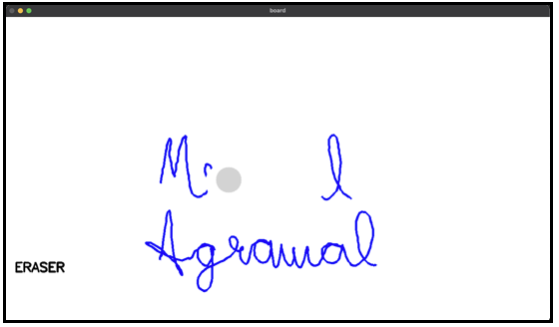
#> input picture assets/eraser.png, 559 x 327 px, given in place of the camera
$ python main.py
#> lines starting #> are read from the running program, lines starting #| are printed output that depends on the picture; after the words box and inside, x2 and y2 are one past the last pixel; in counts of white or black regions, pixels touching at a corner belong together
import cv2
import numpy as np

# Global variable ans that is initialised as a white image
ans = np.full((720,1280,3),255).astype("uint8")
# Capturing frames from WebCam
vid = cv2.VideoCapture(0)

# Values for font that will appear in the Board
font = cv2.FONT_HERSHEY_SIMPLEX
fontScale = 1
color = (0,0,0)
thickness = 2

# Color ranges for the target shade of yellow pen
lower = np.array([29, 71, 67], dtype=np.uint8)
upper = np.array([63, 255, 255], dtype=np.uint8)

# Old x,y of Pen
oldx = 0
oldy = 0

# Old x,y of Eraser
olderx = 0
oldery = 0

# True when current mode is not changed
br = True
# True when writing
writing = True

while True:
    ret,frame = vid.read()
#> frame is the input picture: shape (327, 559, 3); mean B, G, R 240.1, 236.5, 236.6
    # converting to HSV
    hsv = cv2.cvtColor(frame, cv2.COLOR_BGR2HSV)
#> hsv: shape (327, 559, 3); mean H, S, V 8, 4, 240.1

    # creating binary mask according to the target color
    mask = cv2.inRange(hsv, lower, upper)
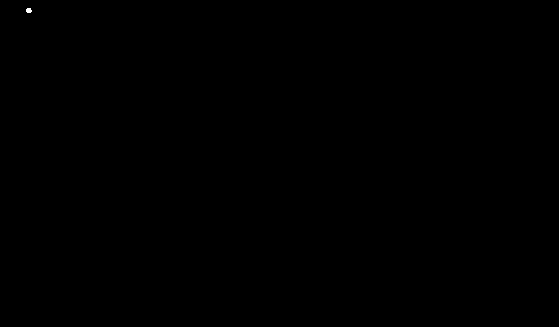
#> mask: shape (327, 559); 0.01% white; 1 white region, box (x1, y1, x2, y2) and area: (26, 8, 32, 13) 25
    # doing morphology to remove noise
    cv2.erode(mask,(5,5))
    cv2.dilate(mask,(5,5),None,None,3)
    # finding contour in that mask
    contours, heir = cv2.findContours(mask,cv2.RETR_EXTERNAL,cv2.CHAIN_APPROX_SIMPLE)
#> contours = 1 contour, all with area under 20

    # Reset the board when pen is taken too near webCam
    if contours and cv2.contourArea(max(contours,key = cv2.contourArea)) > 250000:
        ans = np.full(frame.shape,255).astype("uint8")
        cv2.imshow("board",ans)
        oldx = 0
        oldy = 0
        cv2.waitKey(2000)
        br = False
    # Pen ( checking if writing is True )
    elif contours and cv2.contourArea(max(contours,key = cv2.contourArea)) > 60 and writing:
        c = max(contours, key = cv2.contourArea)
        x,y,w,h = cv2.boundingRect(c)
        br = False
        # Start
        if oldx == 0 and oldy == 0:
            oldx = x
            oldy = y
        else:
            # Lines are drawn between the current x,y and just previous x,y
            cv2.line(ans,(1280 - oldx,oldy),(1280 - x,y),(255,0,0),3)
            oldx = x
            oldy = y
    # Eraser
    elif contours and cv2.contourArea(max(contours,key = cv2.contourArea)) > 100:
        c = max(contours, key = cv2.contourArea)
        x,y,w,h = cv2.boundingRect(c)
        # Start
        if olderx == 0 and oldery == 0:
            olderx = x
            oldery = y
        else:
            # A white circle is created at just previous x,y
            cv2.circle(ans,(1280 - olderx,oldery),30,(255,255,255),-1)
            # A gray circle is created at current x,y
            cv2.circle(ans,(1280 - x,y),30,(211,211,211),-1)
            olderx = x
            oldery = y
        br = False
    # Nothing is infront of webCam
    else:
        # creating a white circle so that the last gray circle vanishes
        cv2.circle(ans,(1280 - olderx,oldery),30,(255,255,255),-1)
#> ans: shape (720, 1280, 3); every value is 255
        oldx = 0
        oldy = 0
        # change mode (writing) if and only if br is False
        if not br:
            writing = not writing
        # ensuring that br is True always
        br = True

    # Code for showing text on the Board
    if writing:
        ans = cv2.putText(ans, 'ERASER', (20,600), font, fontScale, (255,255,255), thickness, cv2.LINE_AA)
        ans = cv2.putText(ans, 'PEN', (20,600), font, fontScale, color, thickness, cv2.LINE_AA)
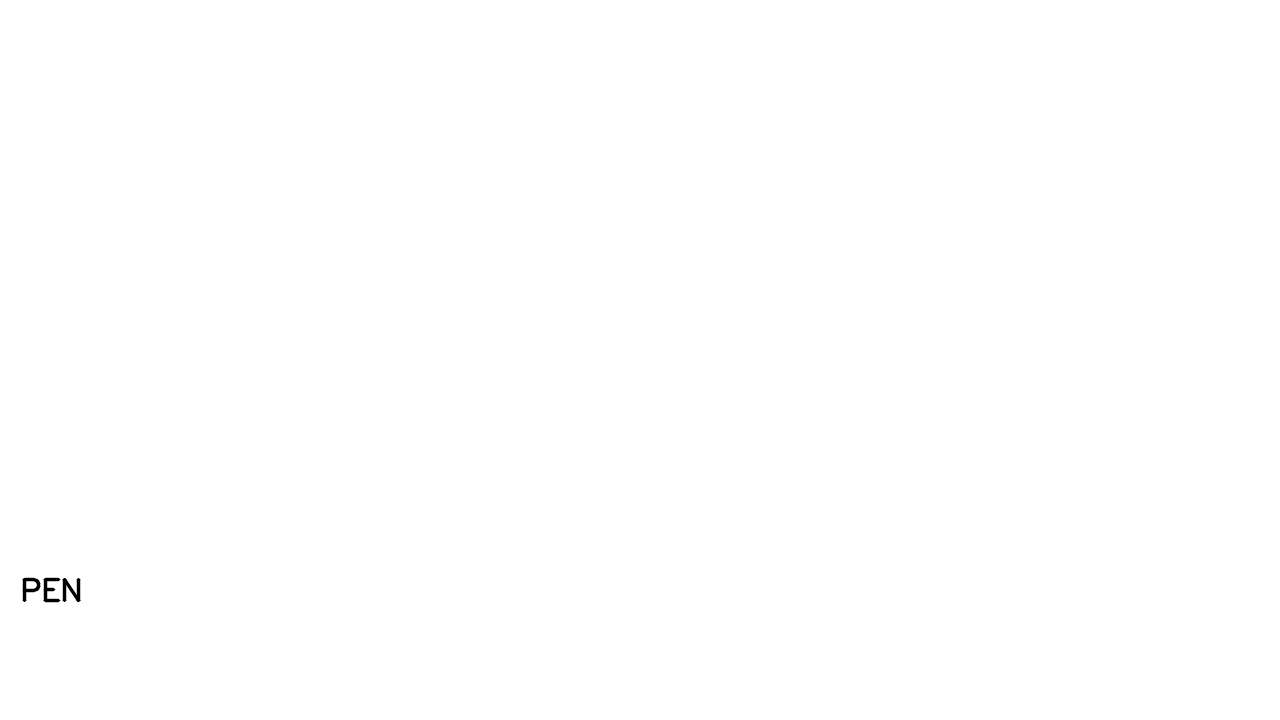
#> ans: shape (720, 1280, 3); min 0, max 255, mean 254.8
    else:
        ans = cv2.putText(ans, 'PEN', (20,600), font, fontScale, (255,255,255), thickness, cv2.LINE_AA)
        ans = cv2.putText(ans, 'ERASER', (20,600), font, fontScale, color, thickness, cv2.LINE_AA)

    cv2.imshow("board",ans)

    k = cv2.waitKey(1)
#> (key Esc is pressed here)
    if k == 27:
        break
